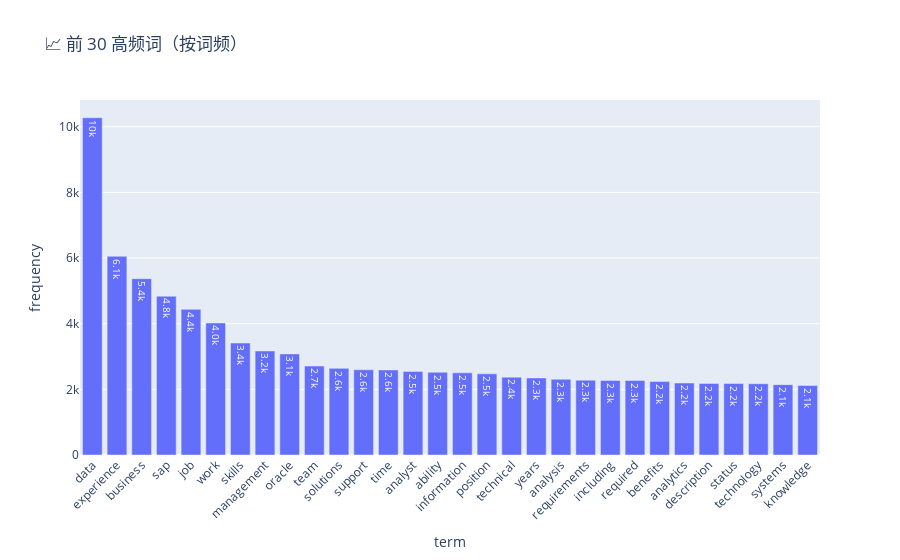
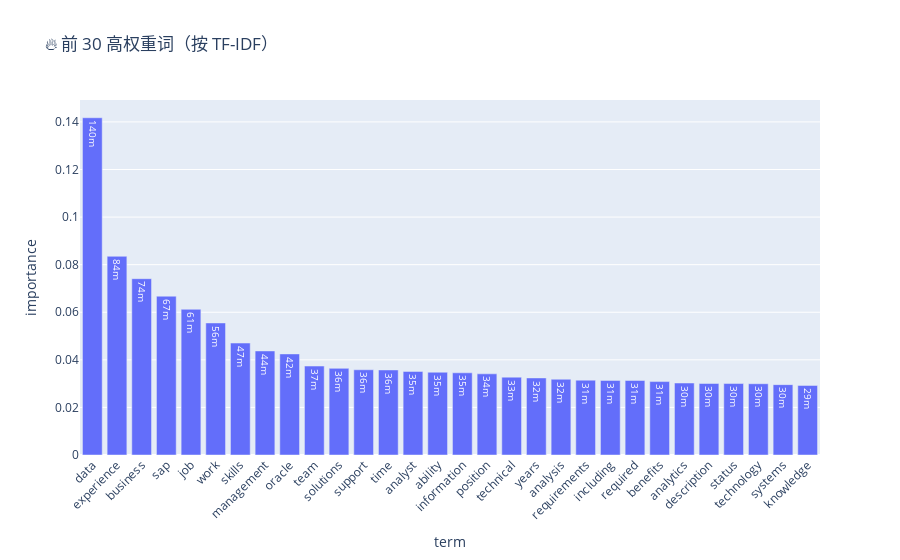

The cell these charts' notebook holds for them, in order:
### Code cell
import numpy as np
import pandas as pd
import plotly.express as px

# 提取 TF-IDF 的词汇和矩阵
terms = tfidf_vectorizer.get_feature_names_out()
tfidf_matrix = X_tfidf.toarray()

# 🔹 方式一：按词频排序
term_frequencies = tfidf_matrix.sum(axis=0)
freq_df = pd.DataFrame({'term': terms, 'frequency': term_frequencies})
freq_df = freq_df.sort_values(by='frequency', ascending=False).head(30)

# 可视化：词频
fig1 = px.bar(freq_df, x='term', y='frequency', title="📈 前 30 高频词（按词频）", text_auto='.2s')
fig1.update_layout(xaxis_tickangle=-45)
fig1.show()

# 🔹 方式二：按 TF-IDF 均值排序（更偏向“重要性”）
tfidf_mean = tfidf_matrix.mean(axis=0)
tfidf_df = pd.DataFrame({'term': terms, 'importance': tfidf_mean})
tfidf_df = tfidf_df.sort_values(by='importance', ascending=False).head(30)

# 可视化：TF-IDF
fig2 = px.bar(tfidf_df, x='term', y='importance', title="🔥 前 30 高权重词（按 TF-IDF）", text_auto='.2s')
fig2.update_layout(xaxis_tickangle=-45)
fig2.show()

### Figure 1 — Plotly figure (JSON) as saved in the notebook; plotly's stock layout.template omitted (floating-point values rounded to 4 significant figures)
{"data": [{"hovertemplate": "term=%{x}<br>frequency=%{y}<extra></extra>", "legendgroup": "", "marker": {"color": "#636efa", "pattern": {"shape": ""}}, "name": "", "orientation": "v", "showlegend": false, "textposition": "auto", "texttemplate": "%{y:.2s}", "type": "bar", "x": ["data", "experience", "business", "sap", "job", "work", "skills", "management", "oracle", "team", "solutions", "support", "time", "analyst", "ability", "information", "position", "technical", "years", "analysis", "requirements", "including", "required", "benefits", "analytics", "description", "status", "technology", "systems", "knowledge"], "xaxis": "x", "y": [10270.0, 6053.0, 5371.0, 4838.0, 4438.0, 4023.0, 3410.0, 3170.0, 3080.0, 2710.0, 2639.0, 2596.0, 2591.0, 2546.0, 2522.0, 2504.0, 2473.0, 2372.0, 2348.0, 2308.0, 2280.0, 2272.0, 2270.0, 2237.0, 2193.0, 2178.0, 2177.0, 2172.0, 2144.0, 2119.0], "yaxis": "y"}], "layout": {"barmode": "relative", "legend": {"tracegroupgap": 0}, "title": {"text": "📈 前 30 高频词（按词频）"}, "xaxis": {"anchor": "y", "domain": [0, 1], "tickangle": -45, "title": {"text": "term"}}, "yaxis": {"anchor": "x", "domain": [0, 1], "title": {"text": "frequency"}}}}

### Figure 2 — Plotly figure (JSON) as saved in the notebook; plotly's stock layout.template omitted (floating-point values rounded to 4 significant figures)
{"data": [{"hovertemplate": "term=%{x}<br>importance=%{y}<extra></extra>", "legendgroup": "", "marker": {"color": "#636efa", "pattern": {"shape": ""}}, "name": "", "orientation": "v", "showlegend": false, "textposition": "auto", "texttemplate": "%{y:.2s}", "type": "bar", "x": ["data", "experience", "business", "sap", "job", "work", "skills", "management", "oracle", "team", "solutions", "support", "time", "analyst", "ability", "information", "position", "technical", "years", "analysis", "requirements", "including", "required", "benefits", "analytics", "description", "status", "technology", "systems", "knowledge"], "xaxis": "x", "y": [0.1418, 0.08352, 0.07411, 0.06675, 0.06124, 0.0555, 0.04706, 0.04374, 0.04249, 0.03739, 0.03641, 0.03582, 0.03575, 0.03512, 0.03479, 0.03455, 0.03412, 0.03272, 0.03239, 0.03184, 0.03146, 0.03134, 0.03132, 0.03086, 0.03026, 0.03006, 0.03003, 0.02996, 0.02958, 0.02924], "yaxis": "y"}], "layout": {"barmode": "relative", "legend": {"tracegroupgap": 0}, "title": {"text": "🔥 前 30 高权重词（按 TF-IDF）"}, "xaxis": {"anchor": "y", "domain": [0, 1], "tickangle": -45, "title": {"text": "term"}}, "yaxis": {"anchor": "x", "domain": [0, 1], "title": {"text": "importance"}}}}
